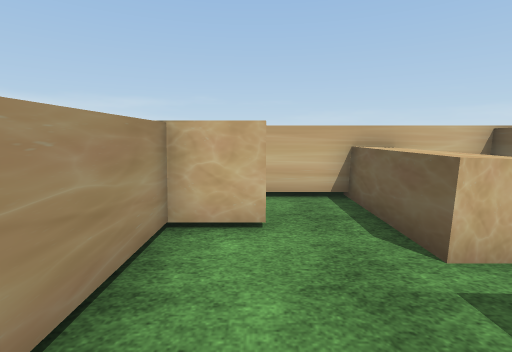
[1] (above)

24 first-person views from a walk through a Unity game level. The camera is 1.4 m above the floor, tilts 8° down and sees 85° across. The floor is counted in squares, 1 m on a side. Each view is taken from the middle of a square. On the plan, view 1 faces up. The plan holds only what a view shows up to about 14 squares ahead; the rest is blank. The player character is not drawn. Some surface patterns are stand-ins.

[2]
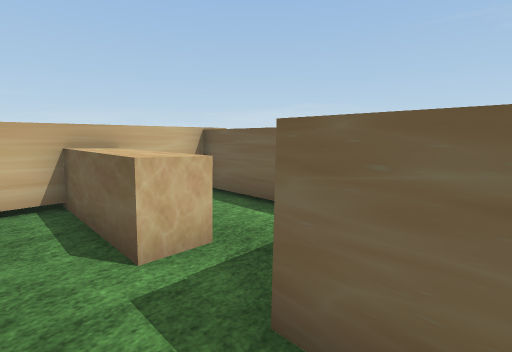

[3]
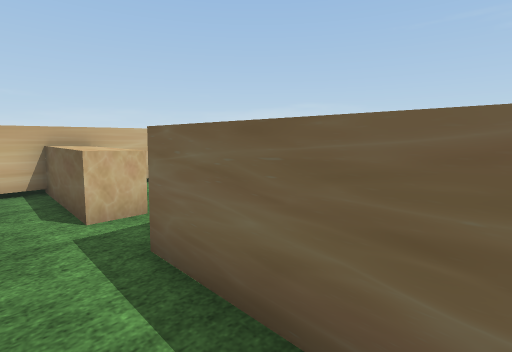

[4]
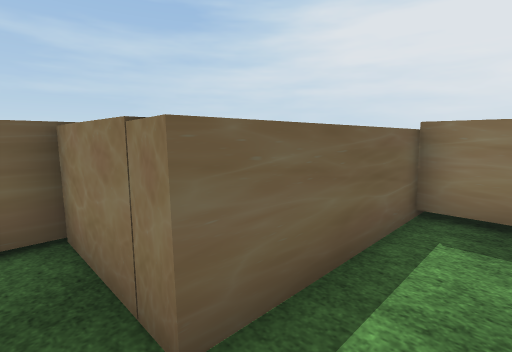

[5]
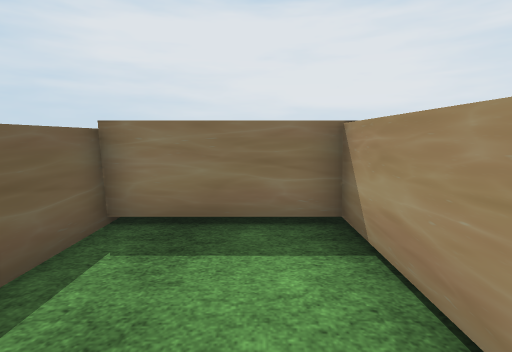

[6]
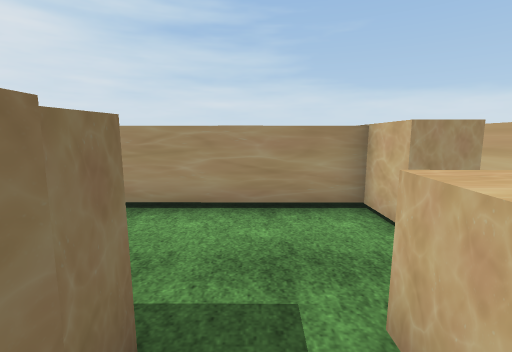

[7]
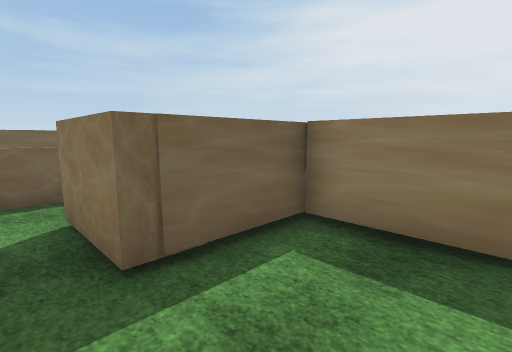

[8]
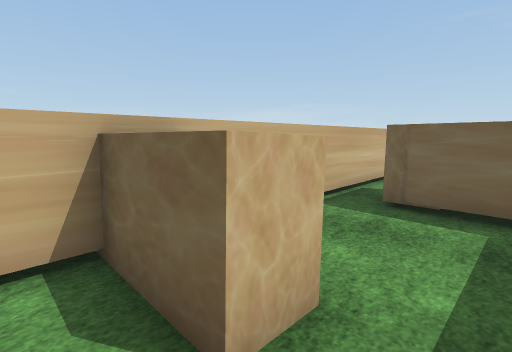

[9]
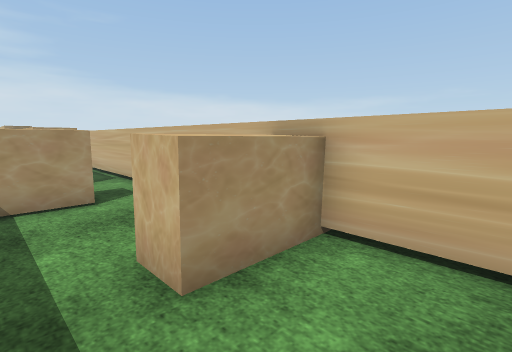

[10]
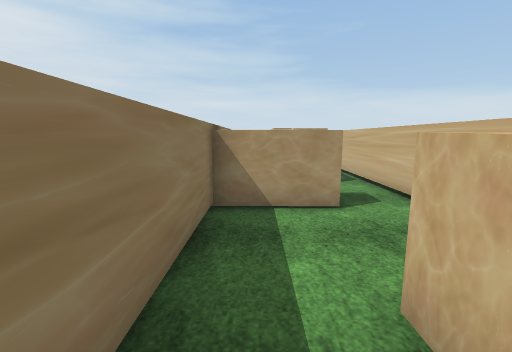

[11]
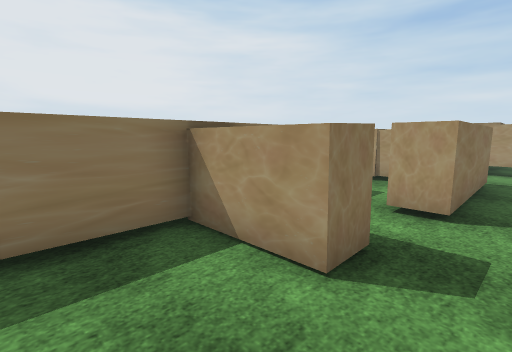

[12]
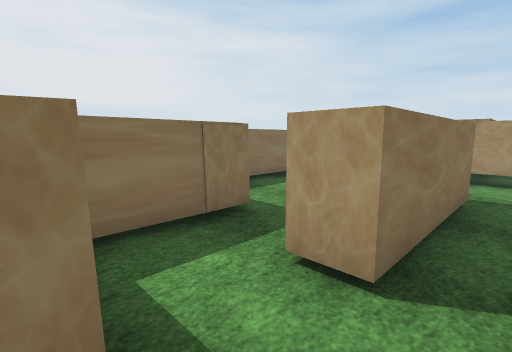

[13]
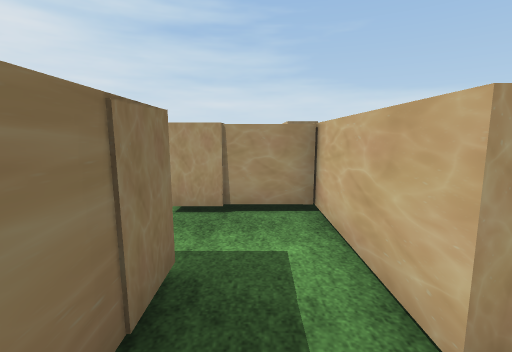

[14]
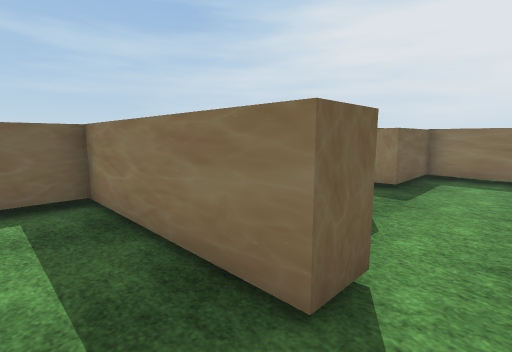

[15]
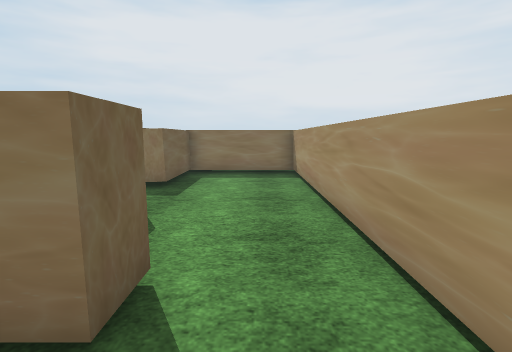

[16]
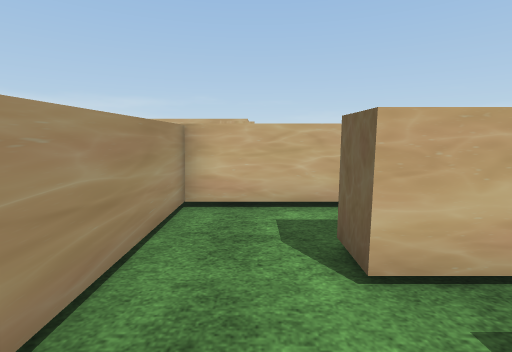

[17]
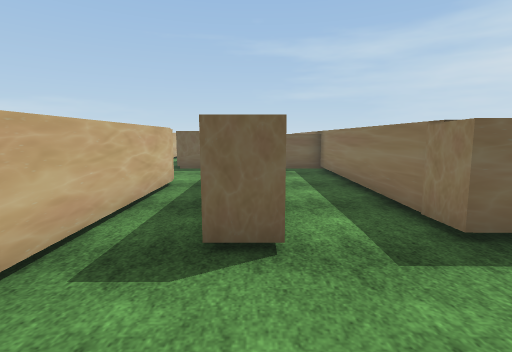

[18]
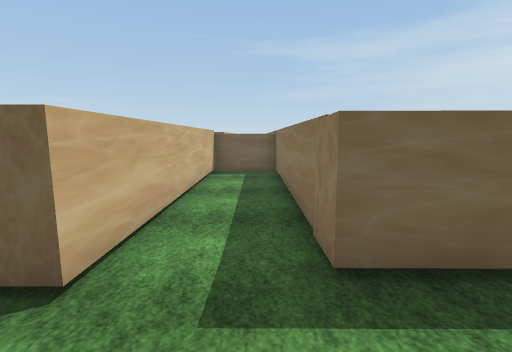

[19]
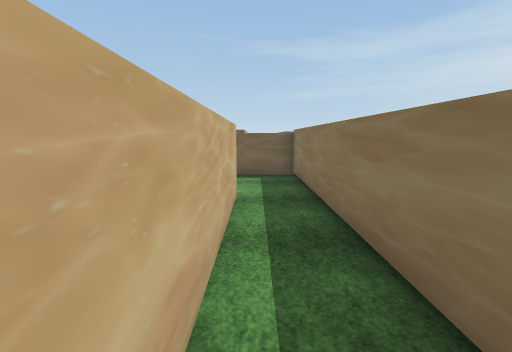

[20]
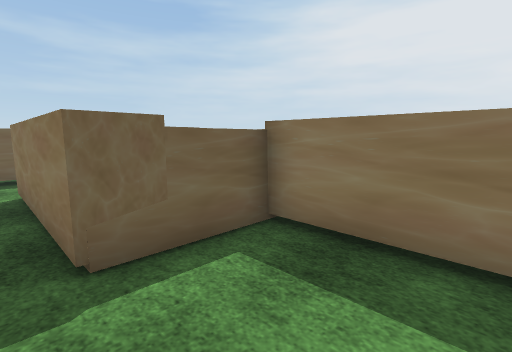

[21]
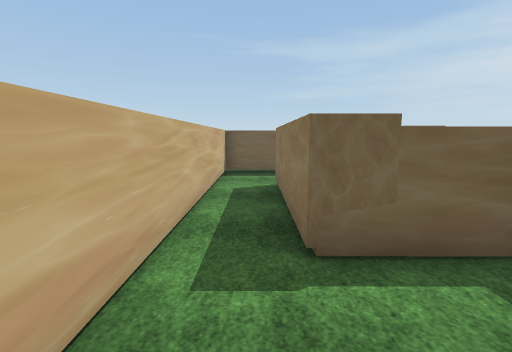

[22]
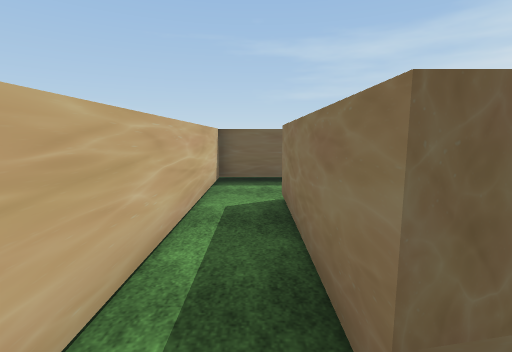

[23]
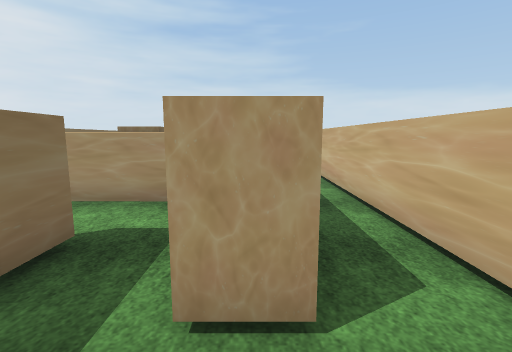

[24]
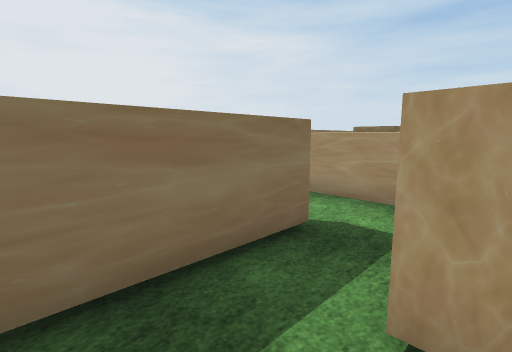

### Floor plan
Key: @ floor where view 1 was taken; # wall or solid block; . floor; ^ raised ledge; O other object.
Columns run from 23 left of view 1 to 6 right of it. Each row starts with its distance up from view 1.
  7       ######################
  6   #.............^^.......^^.##
  5   #..######.....^^...OOO.^^.#
  4       #####.##..^....#OO.^^.#
  3       #.....##.......##..^^.#
  2  ######.###############.....#
  1  #......###############...OOO
  0  #......##. .........##@..O
 -1  #..######...######..##...^
 -2 ##...........^  ....  #...^
 -3 #....########^^..#########
 -4 #....#########^..#
 -5 #............^^.
 -6 #............^
 -7 #....##########
 -8 #....#
 -9 #....#
-10 ######

Positions as (right, up) in squares from view 1, and headings:
1: (0, 0), facing up
2: (1, 0), facing up-right
3: (1, -2), facing up-right
4: (1, 2), facing down-right
5: (0, 1), facing down
6: (4, 2), facing left
7: (-5, 6), facing down-right
8: (-8, 3), facing up-right
9: (-4, 3), facing up-left
10: (-5, 3), facing left
11: (-8, 6), facing down-left
12: (-11, 6), facing down-left
13: (-12, 3), facing left
14: (-21, 1), facing down-right
15: (-21, 1), facing down
16: (-21, -4), facing up
17: (-22, -4), facing right
18: (-21, -6), facing right
19: (-20, -2), facing right
20: (-13, 0), facing down-right
21: (-13, 0), facing right
22: (-11, 0), facing right
23: (-3, -1), facing left
24: (-3, -1), facing down-left
